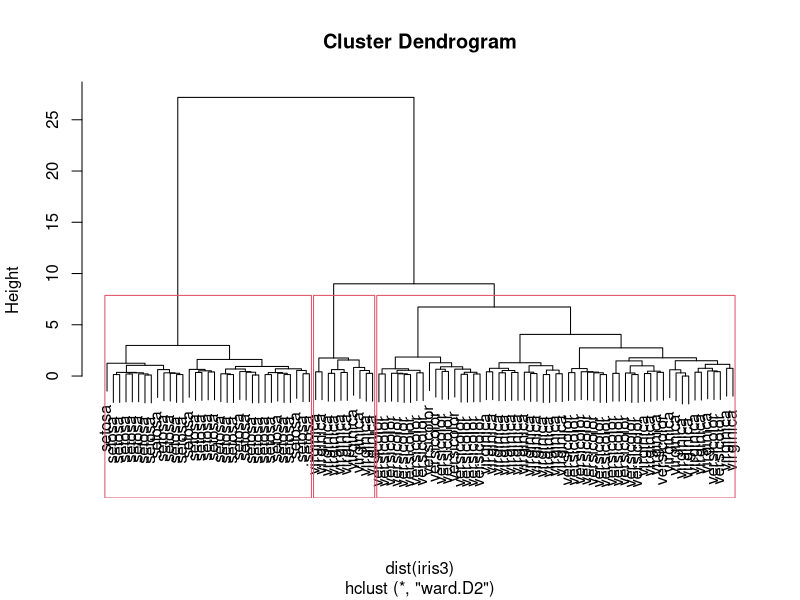

The R script that drew this image: (Note: this script raises an error after producing the figure.)
iris2=iris
#preparo los datos para quedarme con 100 datos (para ver mejor) 
# mediante muestreo y solo variables numericas
idx=sample(1:dim(iris2)[1],100)
idx
iris3=iris2[idx,]
iris3
iris3$Species=NULL
iris3
#calculo cluster jeraquico por el metodo de Ward, distancia euclidea
hc=hclust(dist(iris3),method="ward.D2")
hc
#dibujo el dendrograma y corto por tres
plot(hc,labels=iris2$Species[idx])
rect.hclust(hc,k=3)
#genero la variable de agrupamiento
group=cutree(hc,k=3)
group
#Medidas de bondad de agrupamiento: coeficiente de silueta
plotcluster(iris3,group)
shi= silhouette(group,dist(iris3))
plot(shi,col=1:3)
#Calculo de algunas otras medidas de bondad del agrupamiento
#(Ver descripcion de la funcion)
cluster.stats(dist(iris3),group,alt.clustering=as.integer(iris$Species[idx]))